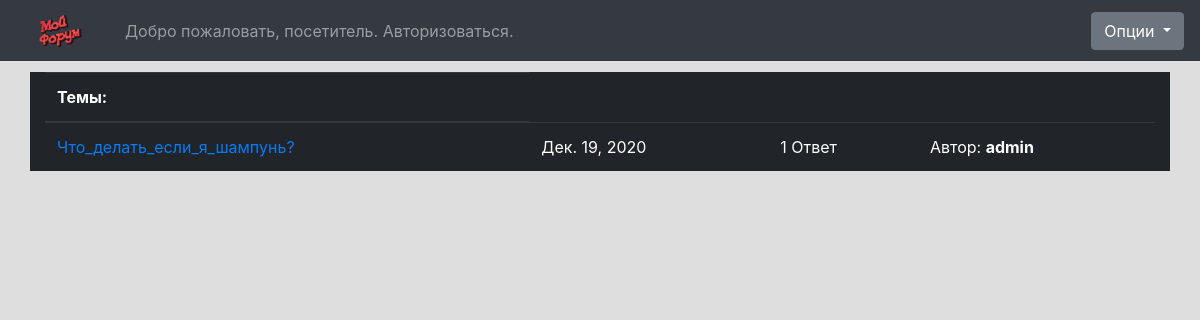
The page /forum/What/ on the database its author committed.
### forum/models.py (models this page shows, shortened)
class Topico(models.Model):
    class Meta:
        verbose_name = "вопрос"
        verbose_name_plural = "вопросы"
    discussao_fk = models.ForeignKey(Discussao, on_delete=models.CASCADE)
    titulo = models.CharField(max_length=200)
    autor = models.ForeignKey(User, on_delete=models.CASCADE)
    texto = RichTextField()
    data_postagem = models.DateField(default=timezone.now)

class User(AbstractUser):
    def imagepath(instance,filename):
        ext = filename.split('.')[-1]
        filename = 'avatar.{}'.format(ext)
        val="avatars/" + str(instance.username) + "/" + str(filename)
        if os.path.exists(val):
            os.remove(val)
        return val
    avatar = models.ImageField(upload_to=imagepath, height_field='', width_field='', blank=True)
    posts = models.IntegerField(default=0)
    replies = models.IntegerField(default=0)

### forum/views.py (the view)
# urls.py: path('forum/<str:discussao_titulo>/', views.discussao, name="discussao" ),
def discussao(request, discussao_titulo):
    quantidade_respostas = {}
    topicos = Topico.objects.all()
    for t in topicos:
        quantidade_respostas.update({t.titulo:Resposta.objects.filter(topico_fk__titulo=t.titulo).count()})
    pesquisa = request.GET.get("Поиск")
    if pesquisa:
        topicos_lista = Topico.objects.filter(Q(titulo__icontains=pesquisa) | Q(texto__icontains=pesquisa), Q(discussao_fk__titulo = discussao_titulo))
    else:
        try:
            Discussao.objects.get(titulo=discussao_titulo)
        except Discussao.DoesNotExist:
            raise Http404("Темы не существует")
        topicos_lista = Topico.objects.filter(discussao_fk__titulo = discussao_titulo).order_by('-data_postagem')
    context = {'topicos_lista':topicos_lista, 'quantidade_respostas':quantidade_respostas}
    return render(request, 'forum/discussao.html', context)

### forum/templatetags/tags.py (called while the page is built)
@register.filter('get_value_from_dict')
def get_value_from_dict(dict_data, key):
    if key:
        return dict_data.get(key)

### forum/templates/forum/discussao.html (shortened to what this page needs)
{% load static %}
{% load tags %}
  {% include './head.html' %}
  </head>
  <body>
    {% include './navbar.html' %}
    <div class = "wd-100 container" id = "container">
      <div id = "topicos-lista">
        <table class="table table-dark">
          <thead>
            <tr>
              <th>
                Темы:
              </th>
            </tr>
          </thead>
          <tbody>
            {% for t in topicos_lista %}
              <tr>
                <td>
                  <a href = "topico/{{ t.id }}">{{ t.titulo }}</a>
                </td>
                <td>
                  {{ t.data_postagem }}
                </td>
                {% if quantidade_respostas|get_value_from_dict:t.titulo == 1  %}
                  <td>
                    {{ quantidade_respostas|get_value_from_dict:t.titulo }} Ответ
                  </td>
                {% else %}
                  <td>
                    {{ quantidade_respostas|get_value_from_dict:t.titulo }} Ответа(-ов)
                  </td>
                {% endif %}
                <td>
                  Автор: <span style = "font-weight: bold;">{{ t.autor.username }}</span>
                </td>
              </tr>
            {% endfor %}
          </tbody>
        </table>
      </div>
    </div>
  </body>
</html>

### forum/static/forum/css/default.css (style rules this page uses)
body { background-color: #DEDEDE; }
#container { background-color: #212529; }

### rows shown on the page
Topico: titulo "Что_делать_если_я_шампунь?", data_postagem "Дек. 19, 2020", titulo "1", autor.username "admin"
